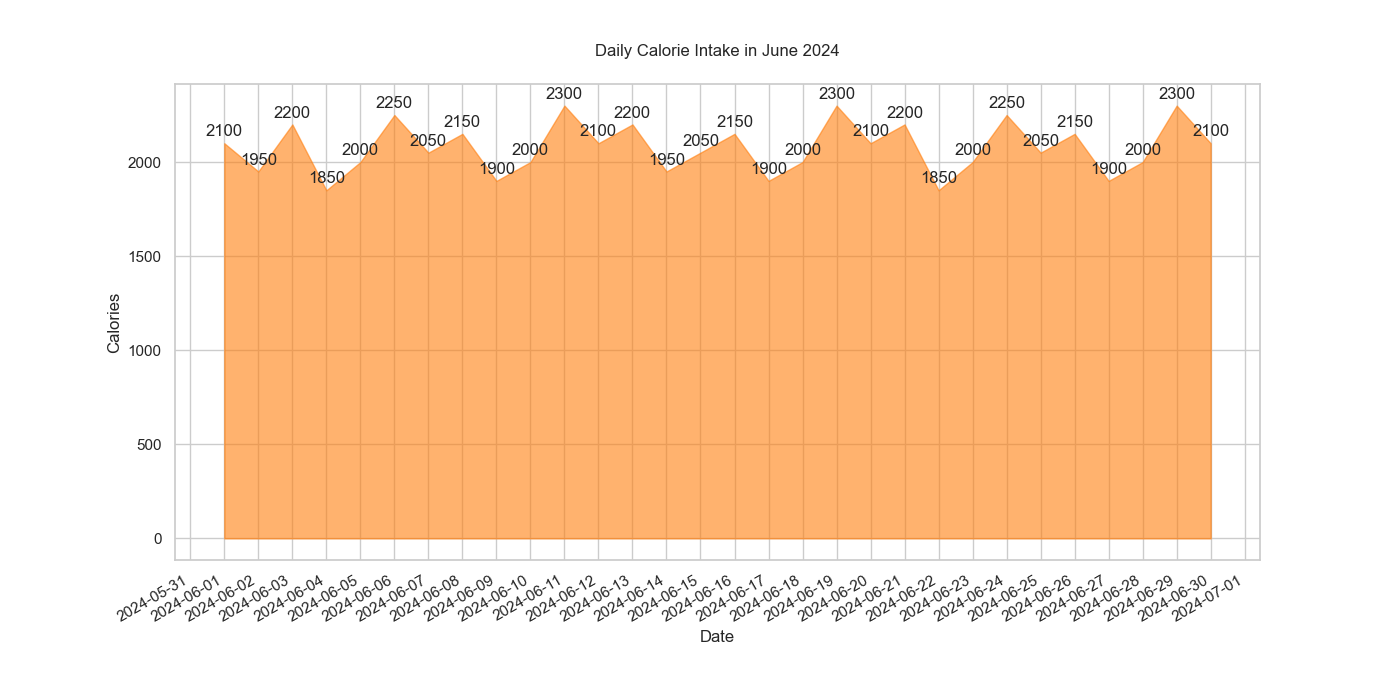

The script that drew this image:
import matplotlib.pyplot as plt
import pandas as pd
import matplotlib.dates as mdates

data = {
    'Date': [
        '2024-06-01', '2024-06-02', '2024-06-03', '2024-06-04', '2024-06-05',
        '2024-06-06', '2024-06-07', '2024-06-08', '2024-06-09', '2024-06-10',
        '2024-06-11', '2024-06-12', '2024-06-13', '2024-06-14', '2024-06-15',
        '2024-06-16', '2024-06-17', '2024-06-18', '2024-06-19', '2024-06-20',
        '2024-06-21', '2024-06-22', '2024-06-23', '2024-06-24', '2024-06-25',
        '2024-06-26', '2024-06-27', '2024-06-28', '2024-06-29', '2024-06-30'
    ],
    'Calories': [
        2100, 1950, 2200, 1850, 2000, 2250, 2050, 2150, 1900, 2000,
        2300, 2100, 2200, 1950, 2050, 2150, 1900, 2000, 2300, 2100,
        2200, 1850, 2000, 2250, 2050, 2150, 1900, 2000, 2300, 2100
    ]
}

df = pd.DataFrame(data)
df['Date'] = pd.to_datetime(df['Date'])

fig, ax = plt.subplots(figsize=(14, 7))

ax.fill_between(df['Date'], df['Calories'], color='#ff7f0e', alpha=0.6)

ax.xaxis.set_major_formatter(mdates.DateFormatter('%Y-%m-%d'))
ax.xaxis.set_major_locator(mdates.DayLocator(interval=1))
fig.autofmt_xdate()

for i, txt in enumerate(df['Calories']):
    ax.annotate(txt, (df['Date'][i], df['Calories'][i]), textcoords="offset points", xytext=(0,5), ha='center')

plt.xlabel('Date')
plt.ylabel('Calories')
plt.title('Daily Calorie Intake in June 2024', pad=20)
plt.grid(True)

plt.show()
